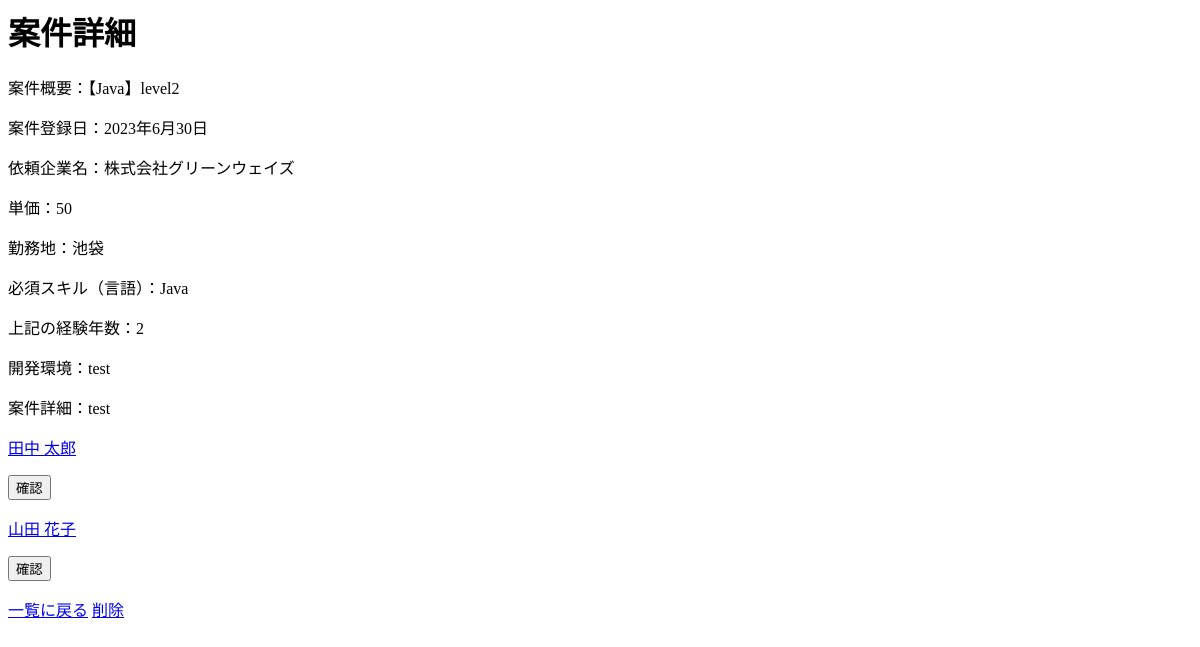
The app's page /project-info/2, older data.
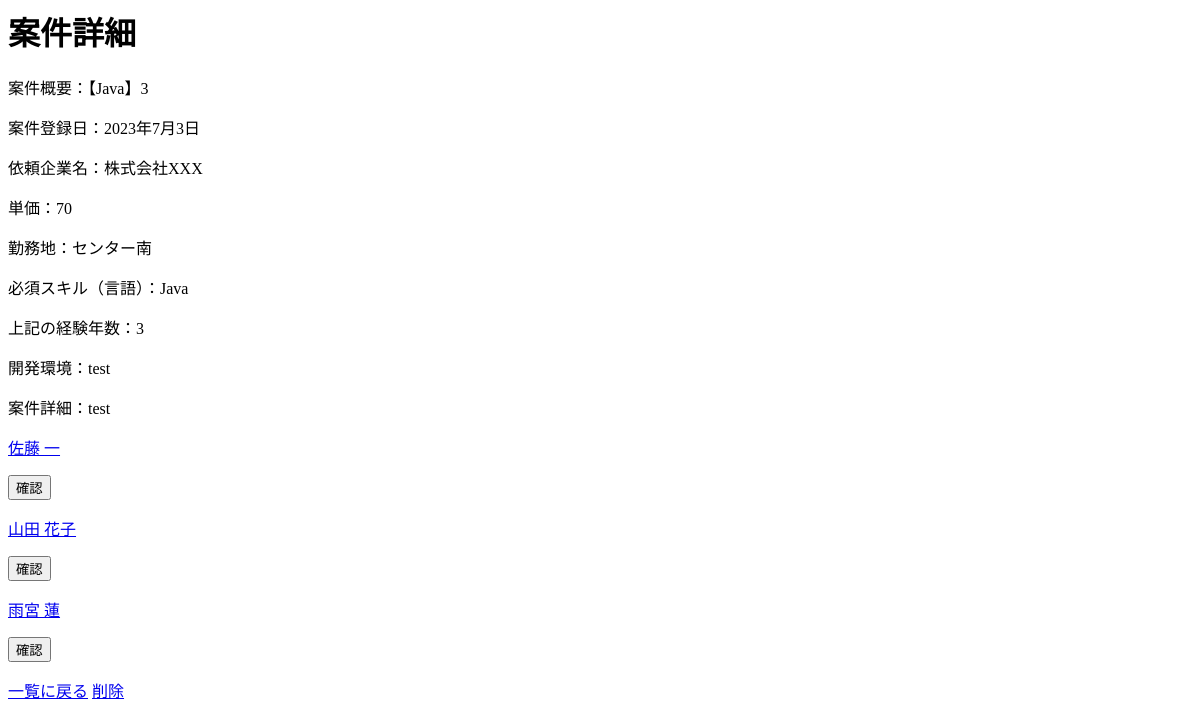
The same page, newer data.
### ReteIngenium/models.py (models this page shows, shortened)
class ProjectInformation(models.Model):
    projectId = models.UUIDField(default=uuid.uuid4, editable=False)
    projectSummary = models.CharField(max_length=50)
    projectRegisteredDate = models.DateField(auto_now_add=True)
    projectCliant = models.CharField(max_length=15)
    projectUnitPrice = models.IntegerField()
    workPlace = models.CharField(max_length=15)
    requiredLanguage = models.CharField(max_length=10)
    reqLangExperience = models.IntegerField()
    projectDevEnv = models.TextField(max_length=100)
    projectDetail = models.TextField(max_length=500)
    class Meta:
        ordering = ["projectRegisteredDate"]

class EmployeeInformation(models.Model):
    employeeId = models.UUIDField(default=uuid.uuid4, editable=False)
    familyNameKanji = models.CharField(max_length=10)
    firstNameKanji = models.CharField(max_length=10)
    familyNameKana = models.CharField(max_length=15)
    firstNameKana = models.CharField(max_length=15)
    employeeAge = models.IntegerField()
    employeeSex = models.CharField(max_length=10)
    employeeArea = models.CharField(max_length=15)
    certification = models.TextField(max_length=100)
    mainLanguage = models.CharField(max_length=10)
    yearsOfExp = models.IntegerField()
    class Meta:
        ordering = ["yearsOfExp"]

### ReteIngenium/views.py (the view)
# urls.py: path("project-info/<int:pk>", ProjectInfo.as_view(), name="proInfo"),
class ProjectInfo(DetailView):
    model = ProjectInformation
    context_object_name = "projectDetail"
    def get_context_data(self, **kwargs):
        context = super().get_context_data(**kwargs)
        from_page = self.request.GET.get("fromPage")
        employee_pk = self.request.GET.get("employee_pk")
        context["from_page"] = from_page
        try:
            context["employeeDetail"] = EmployeeInformation.objects.get(pk=employee_pk)
        except EmployeeInformation.DoesNotExist:
            context["employeeDetail"] = None
        context["employees"] = EmployeeInformation.objects.filter(
            Q(mainLanguage=self.object.requiredLanguage)
            & Q(yearsOfExp__gte=self.object.reqLangExperience)
        )
        context["projectDetail"] = self.get_object()
        return context

### ReteIngenium/templates/ReteIngenium/projectinformation_detail.html (shortened to what this page needs)
<h1>案件詳細</h1>
<table>
    <div>
        <p>案件概要：{{projectDetail.projectSummary}}</p>
        <p>案件登録日：{{projectDetail.projectRegisteredDate}}</p>
        <p>依頼企業名：{{projectDetail.projectCliant}}</p>
        <p>単価：{{projectDetail.projectUnitPrice}}</p>
        <p>勤務地：{{projectDetail.workPlace}}</p>
        <p>必須スキル（言語）：{{projectDetail.requiredLanguage}}</p>
        <p>上記の経験年数：{{projectDetail.reqLangExperience}}</p>
        <p>開発環境：{{projectDetail.projectDevEnv}}</p>
        <p>案件詳細：{{projectDetail.projectDetail}}</p>
    </div>
    <div>
        {% if from_page == "employeeList" %}
        {% else %}
        {% if employees %}
        {% for employee in employees %}
        <a href="{% url 'emInfo' employee.id %}?fromPage=projectList&project_pk={{ projectDetail.id }}">
            <p>
                {{ employee.familyNameKanji }} {{ employee.firstNameKanji }}
                <form method="post" action="{% url 'assign' projectDetail.projectId employee.employeeId %}">
                    <input type="submit" value="確認" class="button">
                </form>
            </p>
        </a>
        {% endfor %}
        {% else %}
        <p>該当者なし</p>
        {% endif %}
        {% endif %}
    </div>
    <div>
        {% if from_page == "employeeList" %}
        <a href="{% url 'emInfo' pk=employeeDetail.pk %}">戻る</a>
        {% else %}
        <a href="{% url 'proList' %}">一覧に戻る</a>
        <a href="{% url 'proDel' projectDetail.id %}">削除</a>
        {% endif %}
    </div>
</table>

Row changes from the older to the newer data that the page shows:
changed ProjectInformation "Java": projectSummary "【Java】level2" → "【Java】3"; projectRegisteredDate "2023年6月30日" → "2023年7月3日"; projectCliant "株式会社グリーンウェイズ" → "株式会社XXX"; projectUnitPrice "50" → "70"; workPlace "池袋" → "センター南"; reqLangExperience "2" → "3"
changed EmployeeInformation (number 1 of 3 on the later page): familyNameKanji "田中" → "佐藤"; firstNameKanji "太郎" → "一"
now on this page (row edited): EmployeeInformation: familyNameKanji "雨宮", firstNameKanji "蓮"
